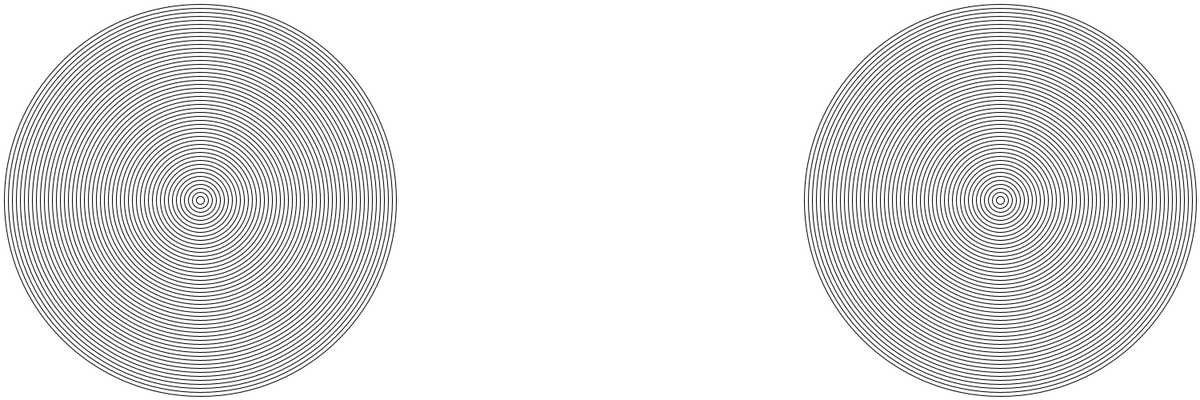
Frame 1 (no input)
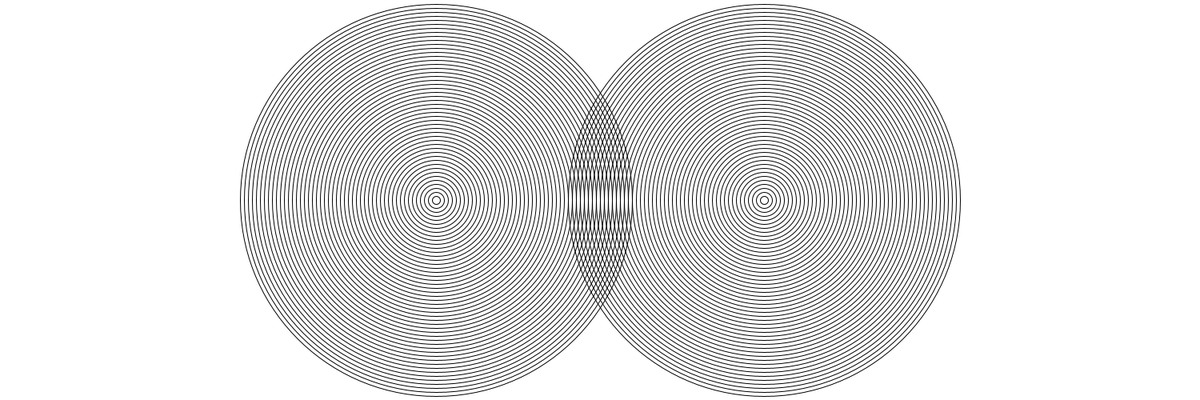
Frame 60 (the mouse pressed at the canvas centre just before this capture)
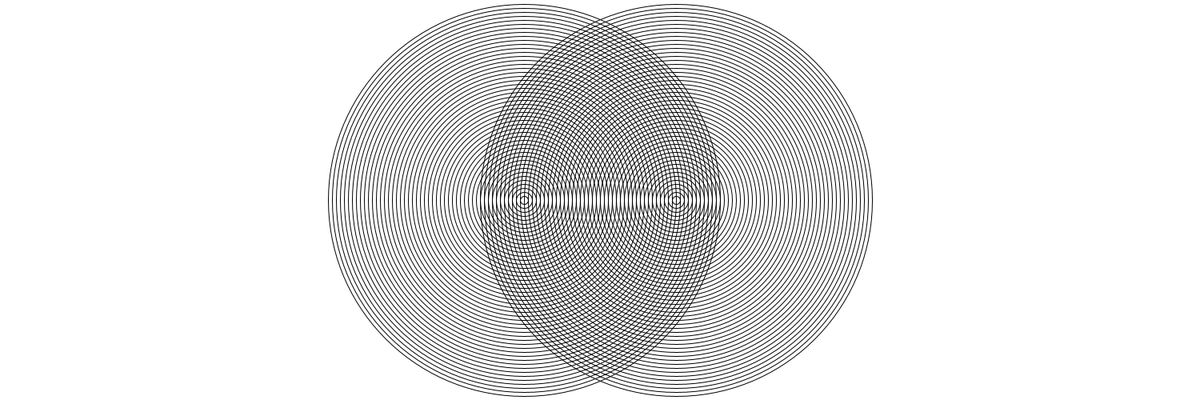
Frame 120 (the mouse held since frame 60 and released just before this capture)

The Processing sketch that drew these frames (run headless with seeded random() and noise(); from frame 60 on, the mouse is pressed at the canvas centre):

// Processing sketch: Amazing_Rings
// ── Amazing_Rings.pde
int x1 = 250;
int x2 = 1250;
int speed = 5;
void setup(){
  size(1500,500);
  background(255,255,255);
  
  
  
  
  
}
void draw(){
  background(255,255,255);
  for(int a = 0; a < 500; a+=10){
  noFill();
 
    
    ellipse(x1,250,a,a);
  } if(x1 >= width || x1<=0){
  speed*=-1;
  }
  for(int a = 0; a < 500; a+=10){
  
    ellipse(x2,250,a,a);
  }
  x2-=speed;
  x1+=speed;
  }
